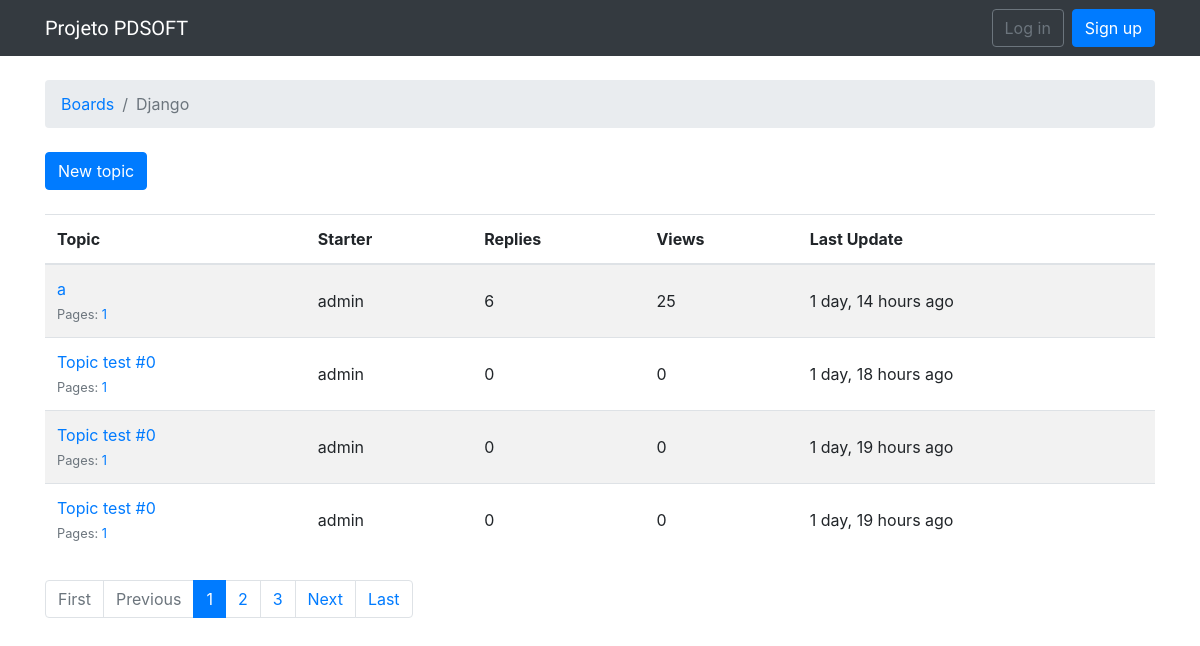
The app's page /boards/1/ with its own data.
### boards/models.py (models this page shows, shortened)
class Board(models.Model):
    name = models.CharField(max_length=30, unique=True)
    description = models.CharField(max_length=100)

class Topic(models.Model):
    subject = models.CharField(max_length=255)
    last_updated = models.DateTimeField(auto_now_add=True)
    board = models.ForeignKey(Board, related_name='topics', on_delete=models.CASCADE)
    starter = models.ForeignKey(User, related_name='topics', on_delete=models.CASCADE)
    views = models.PositiveIntegerField(default=0)
    def get_page_count(self):
        count = self.posts.count()
        pages = count / 20
        return math.ceil(pages)
    def has_many_pages(self, count=None):
        if count is None:
            count = self.get_page_count()
        return count > 6
    def get_page_range(self):
        count = self.get_page_count()
        if self.has_many_pages(count):
            return range(1, 5)
        return range(1, count + 1)

### boards/views.py (the view)
# urls.py: url(r'^boards/(?P<pk>\d+)/$', views.TopicListView.as_view(), name='board_topics'),
class TopicListView(ListView):
	model = Topic
	context_object_name = 'topics'
	template_name = 'topics.html'
	paginate_by = 4
	def get_context_data(self, **kwargs):
		kwargs['board'] = self.board
		return super().get_context_data(**kwargs)
	def get_queryset(self):
		self.board = get_object_or_404(Board, pk=self.kwargs.get('pk'))
		queryset = self.board.topics.order_by('-last_updated').annotate(replies=Count('posts') - 1)
		return queryset

### templates/topics.html (shortened to what this page needs)
{% extends 'base.html' %}
{% load humanize %}
{% block breadcrumb %}
  <li class="breadcrumb-item"><a href="{% url 'home' %}">Boards</a></li>
  <li class="breadcrumb-item active">{{ board.name }}</li>
{% endblock %}
{% block content %}
  <div class="mb-4">
    <a href="{% url 'new_topic' board.pk %}" class="btn btn-primary">New topic</a>
  </div>
  <table class="table table-striped mb-4">
    <thead class="thead-inverse">
      <tr>
        <th>Topic</th>
        <th>Starter</th>
        <th>Replies</th>
        <th>Views</th>
        <th>Last Update</th>
      </tr>
    </thead>
    <tbody>
      {% for topic in topics %}
        {% url 'topic_posts' board.pk topic.pk as topic_url %}
        <tr>
          <td>
            <p class="mb-0">
              <a href="{{ topic_url }}">{{ topic.subject }}</a>
            </p>
            <small class="text-muted">
              Pages:
              {% for i in topic.get_page_range %}
                <a href="{{ topic_url }}?page={{ i }}">{{ i }}</a>
              {% endfor %}
            </small>
          </td>
          <td class="align-middle">{{ topic.starter.username }}</td>
          <td class="align-middle">{{ topic.replies }}</td>
          <td class="align-middle">{{ topic.views }}</td>
          <td class="align-middle">{{ topic.last_updated|naturaltime }}</td>
        </tr>
      {% endfor %}
    </tbody>
  </table>
  {% include 'includes/pagination.html' %}
{% endblock %}

### records on screen
Board: name "Django"
Topic: subject "a", get_page_range "1", starter.username "admin", replies "6", views "25", last_updated "1 day, 14 hours ago"
Topic: subject "Topic test #0", get_page_range "1", starter.username "admin", replies "0", views "0", last_updated "1 day, 18 hours ago"
Topic: subject "Topic test #0", get_page_range "1", starter.username "admin", replies "0", views "0", last_updated "1 day, 19 hours ago"
Topic: subject "Topic test #0", get_page_range "1", starter.username "admin", replies "0", views "0", last_updated "1 day, 19 hours ago"

### other values on screen
{{ page_num }} "1"
{{ page_num }} "2" "3"
